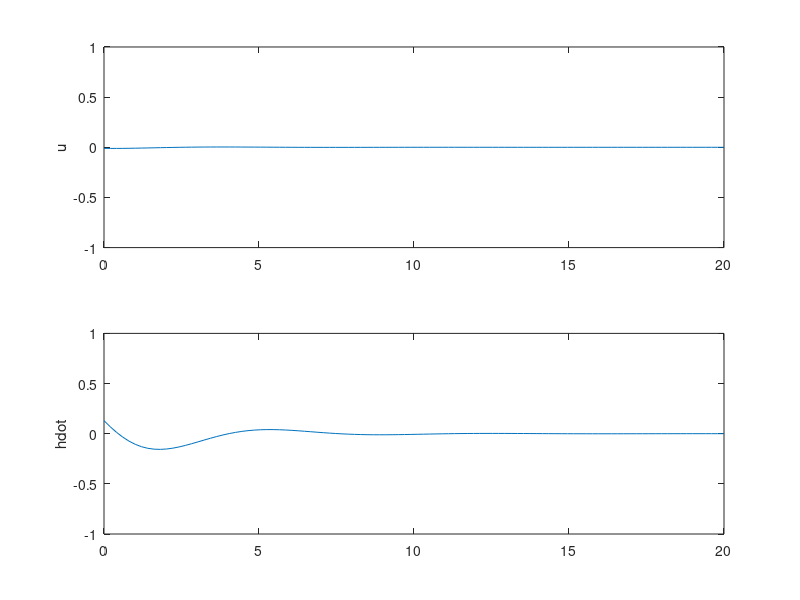
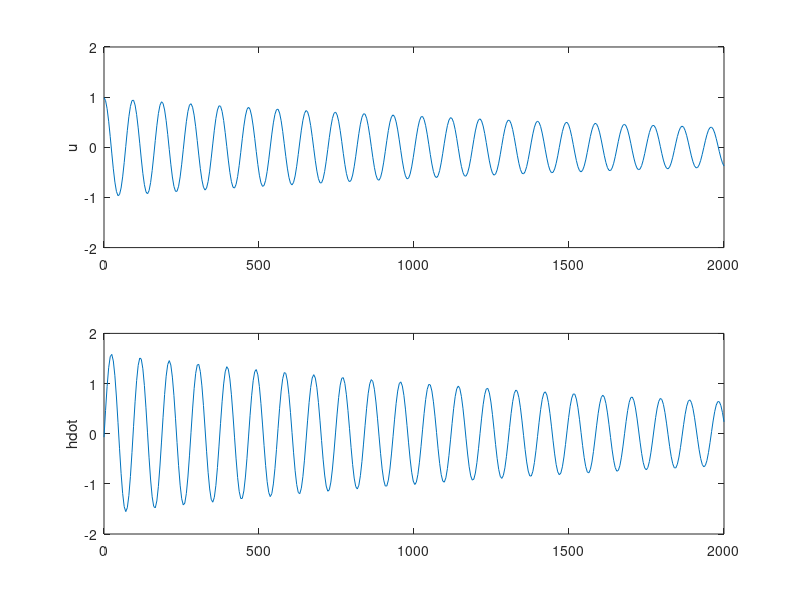
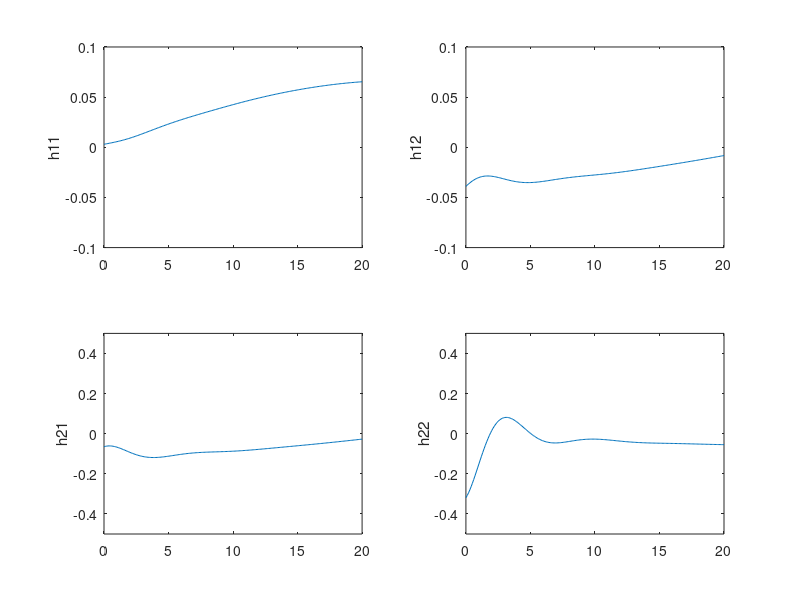
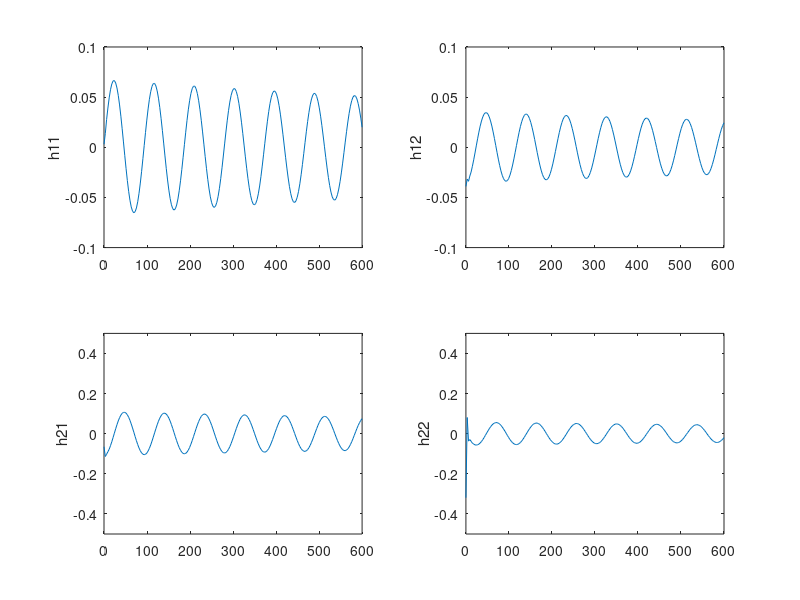

These figures' MATLAB source, in order:
% 747 longitudinal axis example for 263
% 40000 feet steady, level flight, 774 ft/sec
% from bryson p151
% x = u, w, q, theta
A = [ -0.003 0.039 0 -.322;...
    -0.065 -0.319 7.74 0;...
    0.020 -.101 -.429 0;...
    0 0 1 0]
%input = u_w, w_w, delta_e, delta_t
Bw= -A(:,[1,2]); Bc= [0.01 1; -.18 -.04; -1.16 .598; 0 0]; 
B = [Bw, Bc]
% output: u, climb rate = -w + 7.74 theta
C = [ 1 0 0 0; 0 -1 0 7.74]; H0 = -C*inv(A)*B;
H01 = H0(:,[3,4]); % DC gain matrix from delta_e delta_t to
% speed, climb rate
% modal analysis
[V,Gam]=eig(A); xshort = real(V(:,1)); xphug = real(V(:,3)); 
xshort = xshort/norm(xshort); xphug = xphug/norm(xphug);
Nsamp = 100; %number of time samples
yshort=zeros(2,Nsamp); t=linspace(0,20,Nsamp); 
for i=1:Nsamp,
yshort(:,i)=C*expm(t(i)*A)*xshort;
end
figure(3)
subplot(2,1,1)
plot(t,yshort(1,:)');
axis([0 20 -1 1])
ylabel('u')
subplot(2,1,2)
plot(t,yshort(2,:)');
axis([0 20 -1 1])
ylabel('hdot')

print -deps aircraft_short
Nsamp = 400; %number of time samples
yshort=zeros(2,Nsamp); t=linspace(0,2000,Nsamp); 
for i=1:Nsamp,
yphug(:,i)=C*expm(t(i)*A)*xphug; 
end
figure(4)
subplot(2,1,1) 
plot(t,yphug(1,:)'); 
axis([0 2000 -2 2])
ylabel('u') 
subplot(2,1,2)
plot(t,yphug(2,:)'); 
axis([0 2000 -2 2])
ylabel('hdot')
print -deps aircraft_phug
% now do responses to various impulses
figure(1)
Nsamp = 200; %number of time samples
h1=zeros(2,Nsamp); h2=zeros(2,Nsamp); t=linspace(0,20,Nsamp);
for i=1:Nsamp,
h1(:,i)=C*expm(t(i)*A)*B(:,1); % impulse response from u_w
h2(:,i)=C*expm(t(i)*A)*B(:,2); % imp resp from v_w
end
subplot(2,2,1) 
plot(t,h1(1,:)');
axis([0 20 -.1 0.1]) 
ylabel('h11')
subplot(2,2,2) 
plot(t,h2(1,:)'); 
axis([0 20 -.1 0.1])
ylabel('h12')
subplot(2,2,3) 
plot(t,h1(2,:)'); 
axis([0 20 -.5 0.5])
ylabel('h21')
subplot(2,2,4) 
plot(t,h2(2,:)'); 
axis([0 20 -.5 0.5])
ylabel('h22')
print -deps aircraft_gust1
% now do same plots over longer time scale
figure(2); t=linspace(0,600,Nsamp); for i=1:Nsamp,
h1(:,i)=C*expm(t(i)*A)*B(:,1); % impulse response from u_w
h2(:,i)=C*expm(t(i)*A)*B(:,2); % imp resp from v_w
end
subplot(2,2,1)
plot(t,h1(1,:)'); 
axis([0 600 -.1 0.1]) 
ylabel('h11')
subplot(2,2,2) 
plot(t,h2(1,:)'); 
axis([0 600 -.1 0.1])
ylabel('h12')
subplot(2,2,3)
plot(t,h1(2,:)');
axis([0 600 -.5 0.5])
ylabel('h21')
subplot(2,2,4) 
plot(t,h2(2,:)'); 
axis([0 600 -.5 0.5]) 
ylabel('h22')
print -deps aircraft_gust2
% now do same things, but for actuator inputs
figure(1)

Nsamp = 200; %number of time samples
h1=zeros(2,Nsamp); h2=zeros(2,Nsamp); t=linspace(0,20,Nsamp);
for i=1:Nsamp,
h1(:,i)=C*expm(t(i)*A)*B(:,3); % impulse response from delta_e
h2(:,i)=C*expm(t(i)*A)*B(:,4); % imp resp from delta_t
end
subplot(2,2,1)
plot(t,h1(1,:)');
axis([0 20 -2 2]) 
ylabel('h11')
subplot(2,2,2) 
plot(t,h2(1,:)');
axis([0 20 -2 2]) 
ylabel('h12')
subplot(2,2,3)
plot(t,h1(2,:)'); 
axis([0 20 -5 5])
ylabel('h21')
subplot(2,2,4)
plot(t,h2(2,:)');
axis([0 20 0 3]) 
ylabel('h22')
print -deps aircraft_act1
% now do same plots over longer time scale
figure(2); t=linspace(0,600,Nsamp); 
for i=1:Nsamp,
h1(:,i)=C*expm(t(i)*A)*B(:,3); % impulse response from delta_e
h2(:,i)=C*expm(t(i)*A)*B(:,4); % imp resp from delta_t
end
subplot(2,2,1) 
plot(t,h1(1,:)'); 
axis([0 600 -2 2])
ylabel('h11')
subplot(2,2,2) 
plot(t,h2(1,:)');
axis([0 600 -2 2])
ylabel('h12')
subplot(2,2,3) 
plot(t,h1(2,:)'); 
axis([0 600 -3 3]) 
ylabel('h21')
subplot(2,2,4) 
plot(t,h2(2,:)');
axis([0 600 -3 3]) 
ylabel('h22')
print -deps aircraft_act2